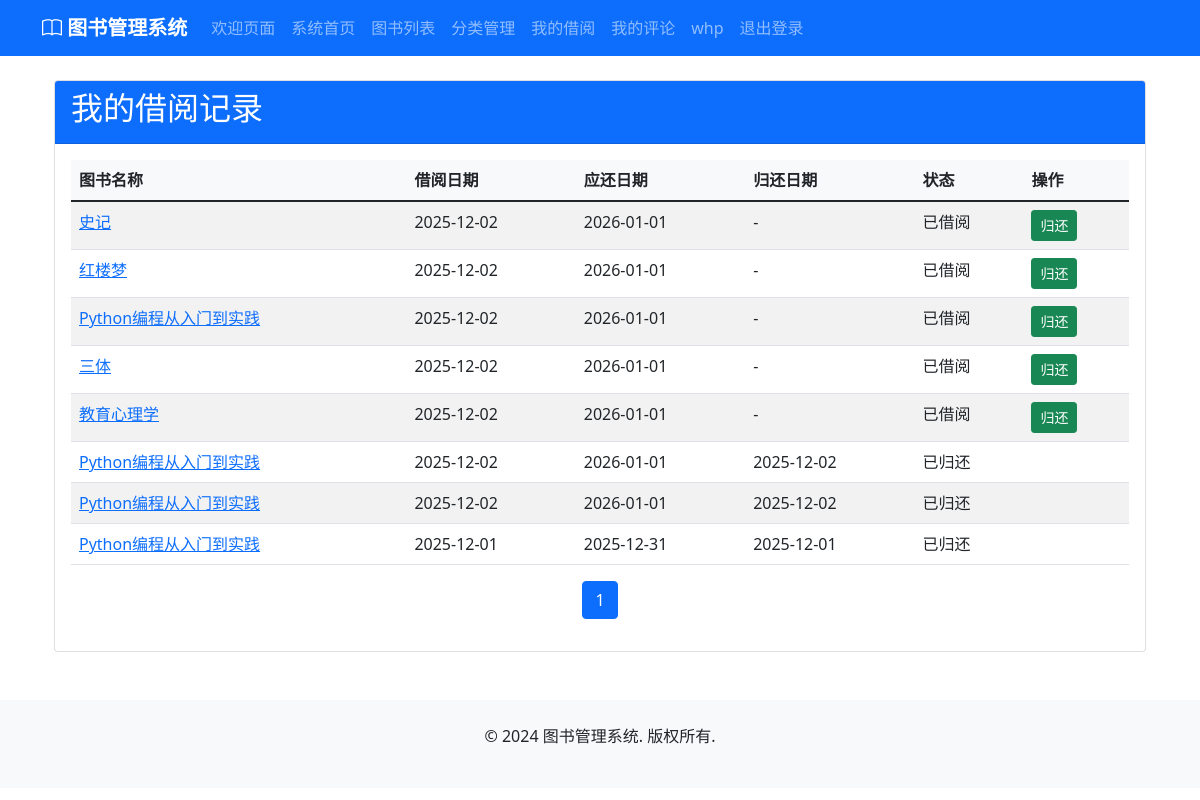
/borrowing/my-records/ (signed in), run on the app's committed database.
### accounts/models.py (models this page shows, shortened)
class CustomUser(AbstractUser):
    ROLE_CHOICES = [
        ('admin', '管理员'),
        ('user', '普通用户'),
    ]
    role = models.CharField(max_length=10, choices=ROLE_CHOICES, default='user', verbose_name='角色')
    phone = models.CharField(max_length=20, blank=True, null=True, verbose_name='电话')
    address = models.TextField(blank=True, null=True, verbose_name='地址')
    birth_date = models.DateField(blank=True, null=True, verbose_name='出生日期')
    created_at = models.DateTimeField(auto_now_add=True, verbose_name='创建时间')
    updated_at = models.DateTimeField(auto_now=True, verbose_name='更新时间')
    class Meta:
        verbose_name = '用户'
        verbose_name_plural = '用户'
    @property
    def is_admin(self):
        return self.role == 'admin'

### borrowing/models.py (models this page shows, shortened)
class BorrowRecord(models.Model):
    STATUS_CHOICES = [
        ('borrowed', '借阅中'),
        ('returned', '已归还'),
        ('overdue', '逾期'),
    ]
    user = models.ForeignKey(User, on_delete=models.CASCADE, verbose_name='借阅用户')
    book = models.ForeignKey(Book, on_delete=models.CASCADE, verbose_name='借阅图书')
    borrow_date = models.DateTimeField(auto_now_add=True, verbose_name='借阅时间')
    due_date = models.DateTimeField(verbose_name='应还时间')
    return_date = models.DateTimeField(null=True, blank=True, verbose_name='归还时间')
    status = models.CharField(max_length=20, choices=STATUS_CHOICES, default='borrowed', verbose_name='状态')
    notes = models.TextField(blank=True, null=True, verbose_name='备注')
    created_at = models.DateTimeField(auto_now_add=True, verbose_name='创建时间')
    updated_at = models.DateTimeField(auto_now=True, verbose_name='更新时间')
    class Meta:
        verbose_name = '借阅记录'
        verbose_name_plural = '借阅记录'
        ordering = ['-borrow_date']
    @property
    def is_overdue(self):
        from django.utils import timezone
        return self.status == 'borrowed' and timezone.now() > self.due_date

### books/models.py (models this page shows, shortened)
class Book(models.Model):
    STATUS_CHOICES = [
        ('available', '可借阅'),
        ('borrowed', '已借出'),
        ('maintenance', '维护中'),
        ('lost', '丢失'),
    ]
    title = models.CharField(max_length=200, verbose_name='书名')
    author = models.CharField(max_length=100, verbose_name='作者')
    isbn = models.CharField(max_length=20, unique=True, verbose_name='ISBN')
    publisher = models.CharField(max_length=100, blank=True, null=True, verbose_name='出版社')
    publication_date = models.DateField(blank=True, null=True, verbose_name='出版日期')
    category = models.ForeignKey(Category, on_delete=models.SET_NULL, null=True, verbose_name='分类')
    description = models.TextField(blank=True, null=True, verbose_name='描述')
    cover_image = models.ImageField(upload_to='book_covers/', blank=True, null=True, verbose_name='封面图片')
    total_copies = models.PositiveIntegerField(default=1, verbose_name='总册数')
    available_copies = models.PositiveIntegerField(default=1, verbose_name='可借册数')
    location = models.CharField(max_length=50, blank=True, null=True, verbose_name='书架位置')
    status = models.CharField(max_length=20, choices=STATUS_CHOICES, default='available', verbose_name='状态')
    created_at = models.DateTimeField(auto_now_add=True, verbose_name='创建时间')
    updated_at = models.DateTimeField(auto_now=True, verbose_name='更新时间')
    class Meta:
        verbose_name = '图书'
        verbose_name_plural = '图书'

### borrowing/views.py (the view)
# urls.py: path('my-records/', views.my_borrow_records, name='my_records'),
@login_required
def my_borrow_records(request):
    records = BorrowRecord.objects.filter(user=request.user).order_by('-borrow_date')
    paginator = Paginator(records, 10)
    page_number = request.GET.get('page')
    page_obj = paginator.get_page(page_number)
    return render(request, 'borrowing/my_records.html', {'page_obj': page_obj})

### templates/borrowing/my_records.html (shortened to what this page needs)
{% extends 'base.html' %}
{% block content %}
<div class="container my-4">
    <div class="card">
        <div class="card-header bg-primary text-white">
            <h2>我的借阅记录</h2>
        </div>
        <div class="card-body">
            {% if page_obj %}
            <table class="table table-striped">
                <thead>
                    <tr>
                        <th>图书名称</th>
                        <th>借阅日期</th>
                        <th>应还日期</th>
                        <th>归还日期</th>
                        <th>状态</th>
                        <th>操作</th>
                    </tr>
                </thead>
                <tbody>
                    {% for record in page_obj %}
                    <tr>
                        <td><a href="{% url 'books:book_detail' record.book.id %}">{{ record.book.title }}</a></td>
                        <td>{{ record.borrow_date|date:"Y-m-d" }}</td>
                        <td class="{% if record.is_overdue and record.status == 'borrowed' %}text-danger{% endif %}">
                            {{ record.due_date|date:"Y-m-d" }}
                        </td>
                        <td>{% if record.return_date %}{{ record.return_date|date:"Y-m-d" }}{% else %}-{% endif %}</td>
                        <td>
                            {% if record.status == 'borrowed' %}已借阅{% endif %}
                            {% if record.status == 'returned' %}已归还{% endif %}
                        </td>
                        <td>
                            {% if record.status == 'borrowed' %}
                            <form method="post" action="{% url 'borrowing:return_book' record.id %}" style="display: inline;">
                                <button type="submit" class="btn btn-success btn-sm">归还</button>
                            </form>
                            {% endif %}
                        </td>
                    </tr>
                    {% endfor %}
                </tbody>
            </table>
            <nav aria-label="Page navigation">
                <ul class="pagination justify-content-center">
                    {% for num in page_obj.paginator.page_range %}
                    {% if page_obj.number == num %}
                    <li class="page-item active"><span class="page-link">{{ num }}</span></li>
                    {% else %}
                    <li class="page-item"><a class="page-link" href="?page={{ num }}">{{ num }}</a></li>
                    {% endif %}
                    {% endfor %}
                </ul>
            </nav>
            {% else %}
            <div class="alert alert-info" role="alert">
                暂无借阅记录
            </div>
            {% endif %}
        </div>
    </div>
</div>
{% endblock %}

### templates/base.html (shortened to what this page needs)
<!DOCTYPE html>
<html lang="zh-hans">
<head>
    <link href="https://cdn.jsdelivr.net/npm/bootstrap@5.1.3/dist/css/bootstrap.min.css" rel="stylesheet">
    <link href="https://cdn.jsdelivr.net/npm/bootstrap-icons@1.7.2/font/bootstrap-icons.css" rel="stylesheet">
    {% load static %}
    <link rel="stylesheet" href="{% static 'css/style.css' %}">
</head>
<body>
    <nav class="navbar navbar-expand-lg navbar-dark bg-primary">
        <div class="container">
            <a class="navbar-brand" href="{% url 'welcome' %}">
                <i class="bi bi-book"></i> 图书管理系统
            </a>
            <div class="collapse navbar-collapse" id="navbarNav">
                <ul class="navbar-nav">
                    <li class="nav-item active">
                        <a class="nav-link" href="{% url 'welcome' %}">欢迎页面</a>
                    </li>
                    {% if user.is_authenticated %}
                    <li class="nav-item">
                        <a class="nav-link" href="{% url 'home' %}">系统首页</a>
                    </li>
                    {% endif %}
                    <li class="nav-item">
                        <a class="nav-link" href="{% url 'books:book_list' %}">图书列表</a>
                    </li>
                    <li class="nav-item">
                        <a class="nav-link" href="{% url 'categories:category_list' %}">分类管理</a>
                    </li>
                    {% if user.is_authenticated %}
                    <li class="nav-item">
                        <a class="nav-link" href="{% url 'borrowing:my_records' %}">我的借阅</a>
                    </li>
                    <li class="nav-item">
                        <a class="nav-link" href="{% url 'reviews:my_reviews' %}">我的评论</a>
                    </li>
                    {% endif %}
                </ul>
                <ul class="navbar-nav ml-auto">
                    {% if user.is_authenticated %}
                    <li class="nav-item">
                        <span class="nav-link">{{ user.username }}</span>
                    </li>
                    <li class="nav-item">
                        <a class="nav-link" href="{% url 'accounts:logout' %}">退出登录</a>
                    </li>
                    {% endif %}
                </ul>
            </div>
        </div>
    </nav>
    <main class="container mt-4">
        {% block content %}
        {% endblock %}
    </main>
    <footer class="bg-light mt-5 py-4">
        <div class="container text-center">
            <p>&copy; 2024 图书管理系统. 版权所有.</p>
        </div>
    </footer>
</body>
</html>

### static/css/style.css (style rules this page uses)
.navbar-brand { font-weight: bold; }
.table th { background-color: #f8f9fa; }
.pagination { justify-content: center; }

### data on the page
CustomUser: username "whp"
BorrowRecord: book "史记", borrow_date "2025-12-02", due_date "2026-01-01", status "已借阅"
BorrowRecord: book "红楼梦", borrow_date "2025-12-02", due_date "2026-01-01", status "已借阅"
BorrowRecord: book "Python编程从入门到实践", borrow_date "2025-12-02", due_date "2026-01-01", status "已借阅"
BorrowRecord: book "三体", borrow_date "2025-12-02", due_date "2026-01-01", status "已借阅"
BorrowRecord: book "教育心理学", borrow_date "2025-12-02", due_date "2026-01-01", status "已借阅"
BorrowRecord: book "Python编程从入门到实践", borrow_date "2025-12-02", due_date "2026-01-01", return_date "2025-12-02", status "已归还"
BorrowRecord: book "Python编程从入门到实践", borrow_date "2025-12-02", due_date "2026-01-01", return_date "2025-12-02", status "已归还"
BorrowRecord: book "Python编程从入门到实践", borrow_date "2025-12-01", due_date "2025-12-31", return_date "2025-12-01", status "已归还"

### other printed values
{{ num }} "1"
